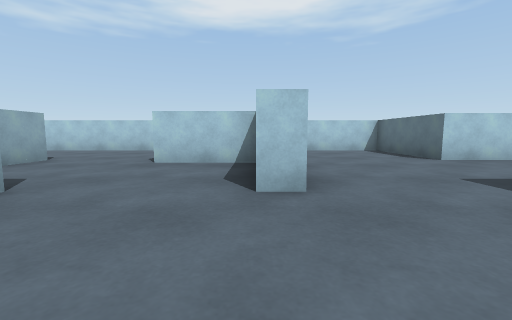
[1] (above)

16 first-person views from a walk through a scene from a Unity 3-D project. The camera is 0.58 m above the floor, tilts 6° down and sees 90° across. The floor is counted in squares, 1 m on a side. Each view is taken from the middle of a square. On the plan, view 1 faces up. The plan holds only what a view shows up to about 9 squares ahead; the rest is blank. The player is left out.

[2]
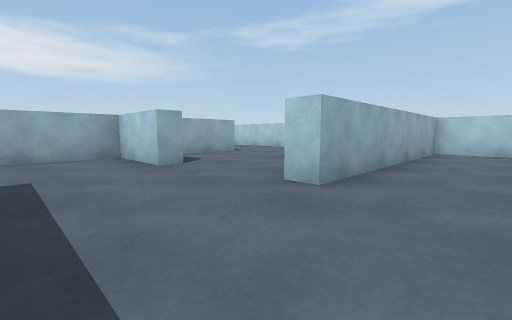

[3]
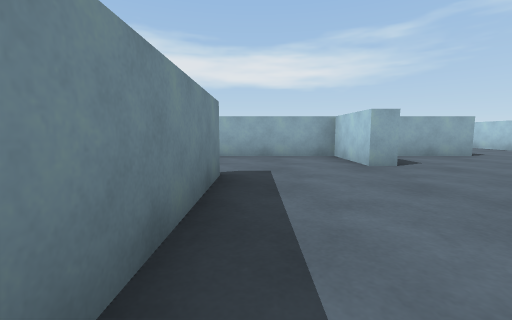

[4]
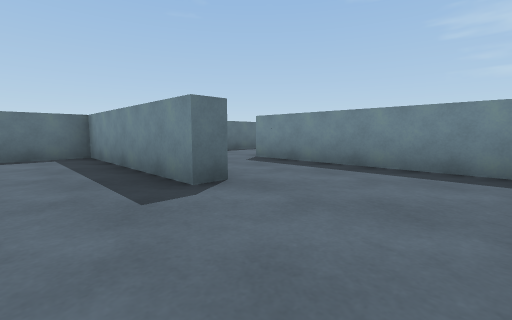

[5]
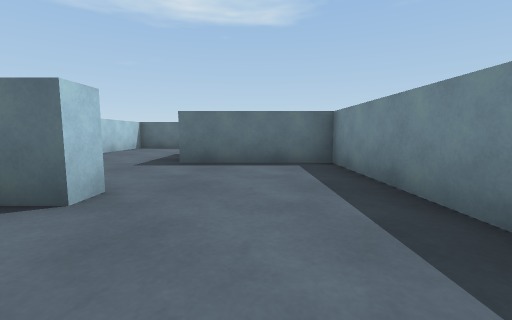

[6]
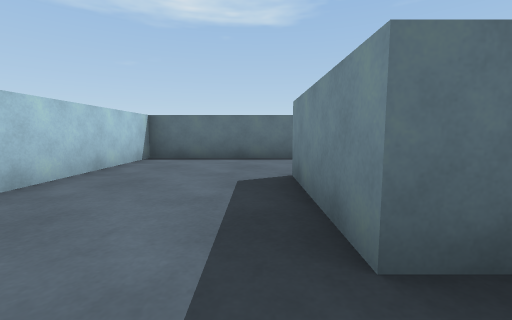

[7]
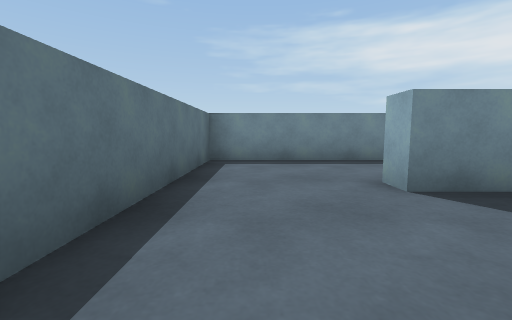

[8]
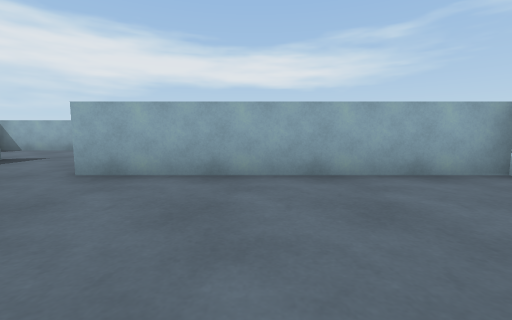

[9]
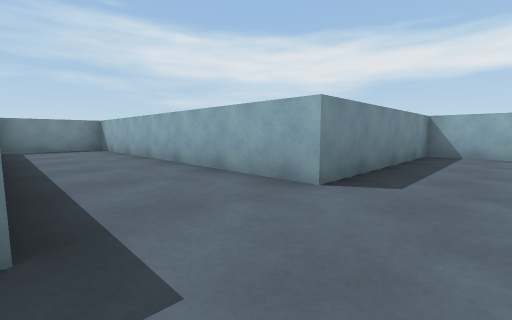

[10]
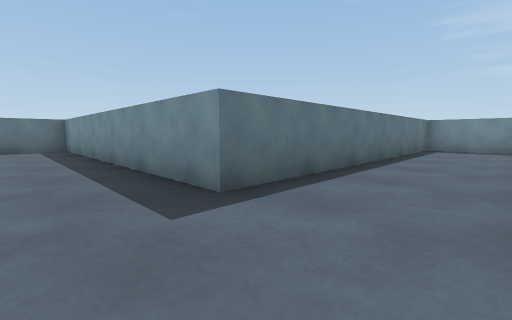

[11]
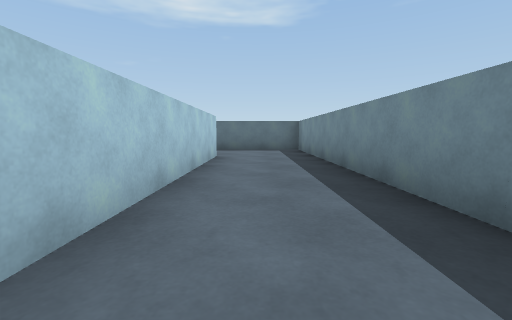

[12]
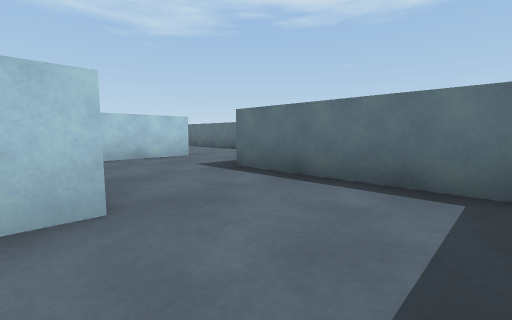

[13]
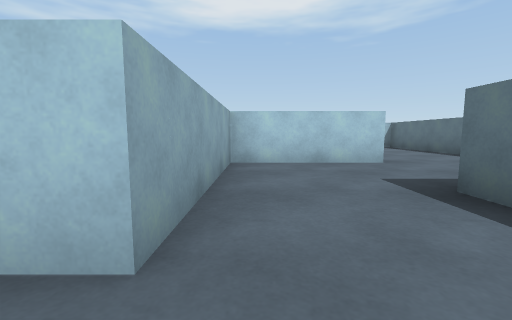

[14]
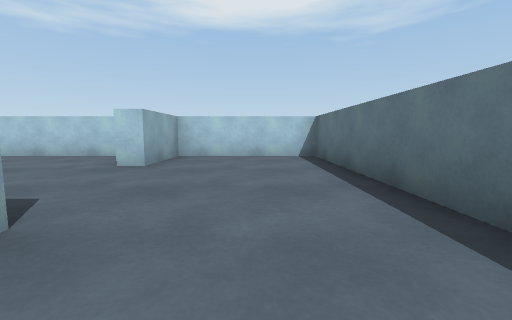

[15]
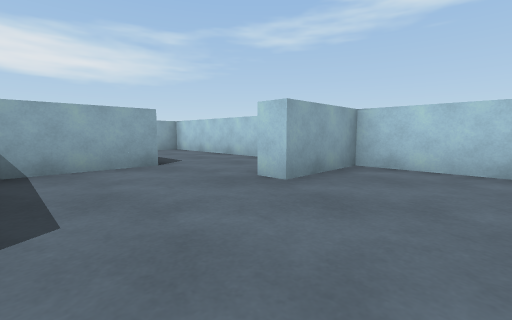

[16]
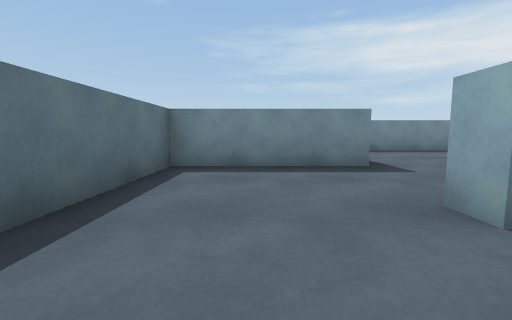

### Floor plan
Points are (right, up) in squares from view 1. A wall is a line through its corners. A room is listed if a view was taken in it or the views show most of it. See-through windows are left out.
Room 1 (views 1, 2, 3, 4, 5, 6, 7, 8)
walls: (0, 5) (-2, 5); (-2.5, 2.6) (-2.5, 2) (-4.5, 2) (-4.5, -3.5) (0.5, -3.5); (-1.5, -1.1) (-1.5, -0.5) (3, -0.5) (3, 2.5) (5.5, 2.5) (5.5, 2); (-4.5, 4.4) (-4.5, 3.5); (8, 1.5) (8, 5.5) (4, 5.5) (4, 8.5) (0.5, 8.5) (0.5, 2.5) (0, 2.5) (0, 3.1)
ways out: opening at (-0.5, -2.5) to room 2; opening at (6.5, 2) to room 5; opening at (-3.5, 5)
Room 2 (views 9, 10, 11, 12, 13)
walls: (0.5, -3.5) (0.5, -12) (3, -12) (3, -3.5) (11, -3.5) (11, -1.5); (8.5, -1) (2.9, -1)
ways out: opening at (-0.5, -2.5) to room 1; opening at (9.5, -0.5) to room 4
Room 3 (views 14, 15, 16)
walls: (11.5, 3.5) (11.5, 3) (10.5, 3); (8.5, 6.1) (8.5, 3.9); (9.5, 8.5) (4.5, 8.5) (4.5, 7.8); (11, 0.5) (14.5, 0.5) (14.5, 8.5) (11, 8.5) (11, 6.5) (10.5, 6.5)
ways out: opening at (11, 1.5) to room 4
Room 4 (no view inside)
walls: (10.5, 3) (8.5, 3) (8.5, -1); (11, -1.5) (11, 0.5)
ways out: opening at (9.5, -0.5) to room 2; opening at (11, 1.5) to room 3
Room 5 (no view inside)
walls: (4.1, -0.5) (8, -0.5) (8, 1.5)
ways out: opening at (6.5, 2) to room 1

Positions as (right, up) in squares from view 1, and headings:
1: (0, 0), facing up
2: (2, 0), facing up-left
3: (2, 0), facing left
4: (-4, 1), facing down-right
5: (-2, 1), facing right
6: (2, 3), facing right
7: (7, 5), facing down
8: (4, 5), facing left
9: (3, -2), facing down-left
10: (1, -2), facing down-right
11: (2, -2), facing right
12: (8, -3), facing up-right
13: (9, -2), facing up
14: (13, 2), facing up
15: (13, 4), facing up-left
16: (13, 5), facing down
